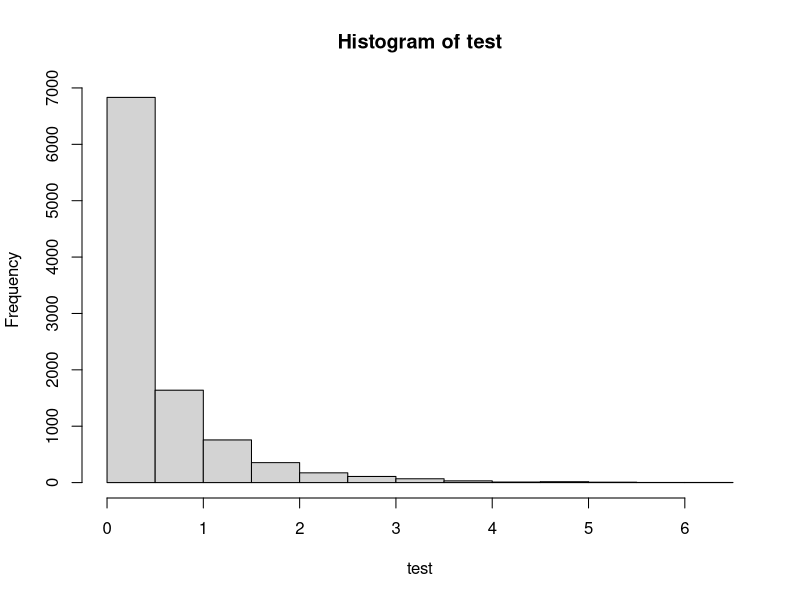
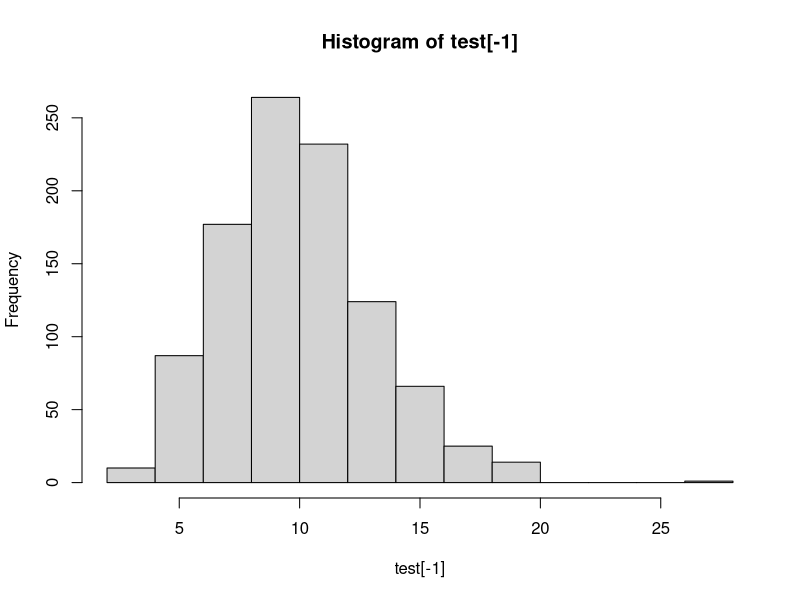
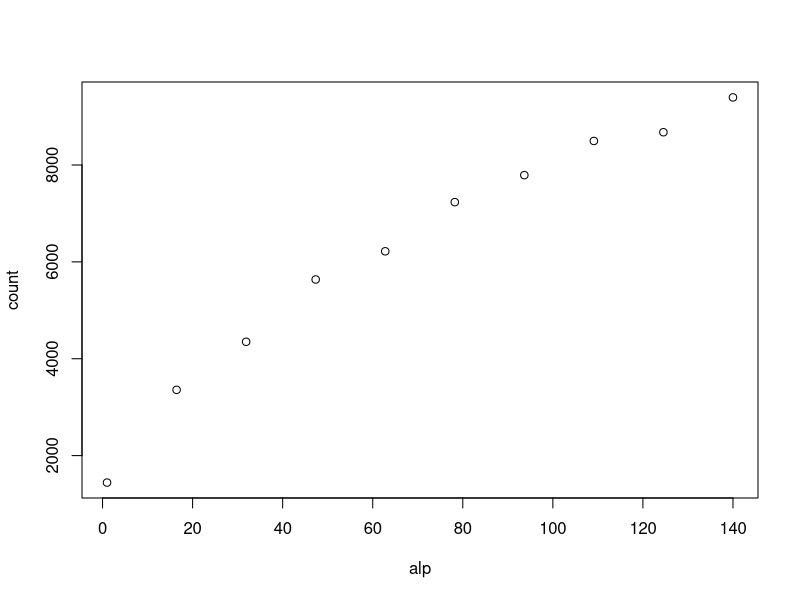
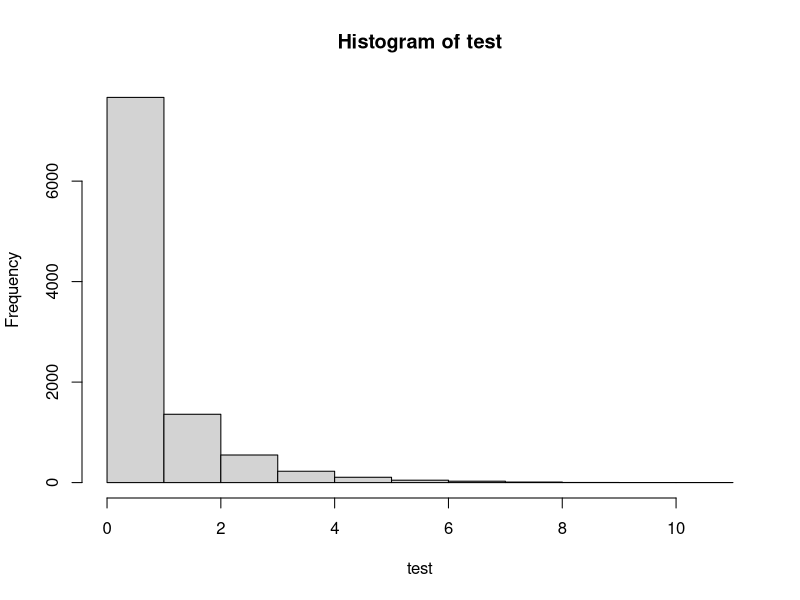
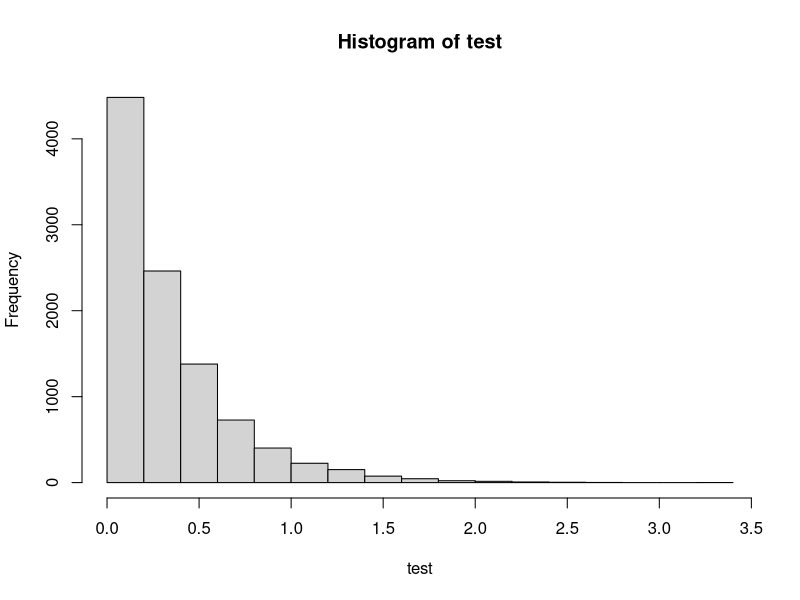
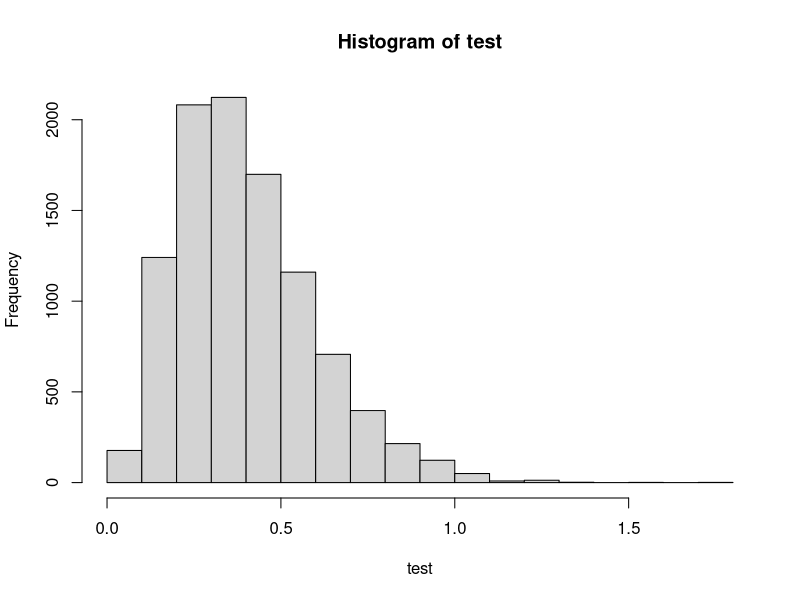

The R source for these figures, in order:
## ---- chunk 1
knitr::opts_chunk$set(echo = TRUE)
## ---- chunk 2
#This function returns a vector of n independent samples from the exponential distribution with rate parameter lam, generated from the inverse cumulative distribution. 
random.exp <- function(n,lam){
  return(-1/lam * log(runif(n)))
}

#Testing function
lam <- 3
exp.sample <- random.exp(10000,lam)
#Empirical mean and variance
mean(exp.sample)
var(exp.sample)
#Analytical mean and variance
1/lam
1/lam^2
## ---- chunk 3
#This function returns a vector of n independent samples from the g distribution with parameter a, generated from the inverse cumulative distribution. 
random.g <- function(n,a){
  c <- a*exp(1)/(a+exp(1))
  u <- runif(n)
  x <- rep(0,n)
  for (i in 1:n){
    if (u[i]<c/a){
      x[i] <- (a*u[i]/c)^(1/a)
    }
    else{
      x[i] <- (-log(1/a + exp(-1) - u[i]/c))
    }
  }
  return(x)
}

#Testing funtion
a <- .6
g.sample <- random.g(10000, a)
#empirical mean and variance
g.sample.mean <- mean(g.sample)
g.sample.var <- var(g.sample)
#analytical mean and variance
c <- a*exp(1)/(a+exp(1))
c/(a+1)+2*c*exp(-1)
c*(1/(a+2)+ 5*exp(-1)) - g.sample.mean^2
## ---- chunk 4
#This function returns a vector of n independent samples from the standard normal distribution, generated from by the Box-Müller algorithm
random.norm <- function(n){
  x1 <- runif(n)*2*pi
  x2 <- random.exp(n,.5)
  return(sqrt(x2)*cos(x1))
}

#Testing function
normal.sample <- random.norm(10000)
mean(normal.sample)
var(normal.sample)
## ---- chunk 5
#This function returns a sample from the d-variate normal distribution with mean mu and covariance S, transformed from standard normal samples. 
random.multinorm <- function(d,mu,S){
  x <- random.norm(d)
  A <- t(chol(S)) #want lower triangular
  return(mu + A%*%x)
}

#Testing function
d = 2
N = 10000
sigma <- cbind(c(2,1), c(1,2))
mu <- c(2,1)
multinormal.sample <- matrix(NA,N,d)
for (i in 1:N){
  multinormal.sample[i,] <- random.multinorm(d, mu, sigma)
}
colMeans(multinormal.sample)
var(multinormal.sample) #NOE GALT HER
## ---- chunk 6
k <- function(a){
  return (a*exp(1)/(a+exp(1)))
}

f <- function(x, a){ 
  return (1/gamma(a)*x^(a-1)*exp(-x))
}

#Acceptance probability
accept_prob <- function(x,a){ 
  if (x<1)
      return (exp(-x))
    else 
      return (x^(a-1))
}
## ---- chunk 7
#This function returns a vector of n independent samples from the gamma distribution, generated by the Rejection sampling
f1 <- function(n,a){ 
  x=rep(0,n)
  for (i in 1:n){
    finish = 0
    while(finish==0){  
      ## Sample from the proposal distribution, g(x) (x>=0)
      sample.x = random.g(1,a)
      ## Compute the acceptance probability alpha
      alpha=accept_prob(sample.x,a)
      ## Generate a helping variable U from a uniform(0,1)
      u = runif(1, 0, 1)
      ## Check if we accept it
      if(u <= alpha){
        x[i]=sample.x
        finish=1
      }
    }
  }
  return (x)
}

#Testing function
test=f1(10000,0.5)
var=var(test) #=alpha
mean=mean(test) #=alpha
hist(test)
mean
var

## ---- chunk 8
logf <- function(u,alpha){
  return (u*(alpha-1)-exp(u))
}

a <- function(alpha){
  return (sqrt((alpha-1)^(alpha-1)*exp(-alpha+1)))
}

b <- function(alpha){
  return (sqrt((alpha+1)^(alpha+1)*exp(-alpha-1)))
}

sample <- function(ab){
  u=runif(1,0,1)
  return (log(ab*u))
}

f2 <- function(n,alpha){
  count=0
  x=rep(0,n)
  a=sqrt((alpha-1)^(alpha-1)*exp(-alpha+1))
  b=sqrt((alpha+1)^(alpha+1)*exp(-alpha-1))
  for (i in 1:n){
    inside=FALSE
    while (inside==FALSE){
      y1=sample(a)
      y2=sample(b)
      y=y2-y1
      inside=0.5*logf(y,alpha)>=y1
      count=count+1
    }
    x[i] = y 
  }
  ret=c(count,exp(x))
  return (ret)
}

#Testing function 
n=1000
test=f2(n,10)
count=test[1]
var=var(test[-1]) #=alpha
mean=mean(test[-1]) #=alpha
hist(test[-1])
count
mean
var

plot.count <- function(nsample, n){
  count=rep(0,n)
  alp=seq(1,140,length.out=n)
  for (i in 1:n){
    alpha=alp[i]
    c=f2(nsample,alpha)[1]
    count[i]=c
  }
  plot(alp,count)
}
plot.count(1000,10)
## ---- chunk 9
gamma <- function(n, alpha, beta){
  if (alpha==1){
    x=random.exp(n,alpha)
  }
  else if (alpha>1){
    x=f2(n,alpha)[-1]
  }
  else {
    x=f1(n,alpha)
  }
  return (x/beta)
}

#Testing function 
test.gamma <- function(n,alpha, beta){
  test=gamma(n,alpha,beta)
  var=var(test)
  mean=mean(test)
  hist(test)
  print(mean)
  print(alpha/beta)
  print(var)
  print(alpha/beta^2)
}

test.gamma(10000,0.5,0.7)
test.gamma(10000,1,3)
test.gamma(10000,4,10)
## ---- chunk 10

#### FEIL GAMMAFUNKSJON
random.dirichlet <- function(alpha){
  K <- length(alpha)
  z <- rgamma(K,alpha,1) #n,shape,rate
  v <- sum(z)
  return (z/v)
}

N_dir <- 1000
alpha <- c(.1, .5, .1, .3, .8)
K <- length(alpha)
dirichlet.sample <- matrix(NA,N_dir,K)
for (i in 1:N_dir){
  dirichlet.sample[i,] <- random.dirichlet(alpha)
}
#Empirical mean and variance
colMeans(dirichlet.sample)
diag(var(dirichlet.sample))

alphasum <- sum(alpha)
#Analytical mean and variance
alpha1 <- alpha/alphasum
alpha1
alpha1*(1-alpha1)/(1+alphasum)
## ---- chunk 11
random.multinomial <- function(n){
  x <- runif()
  u <- runif()
  
}
